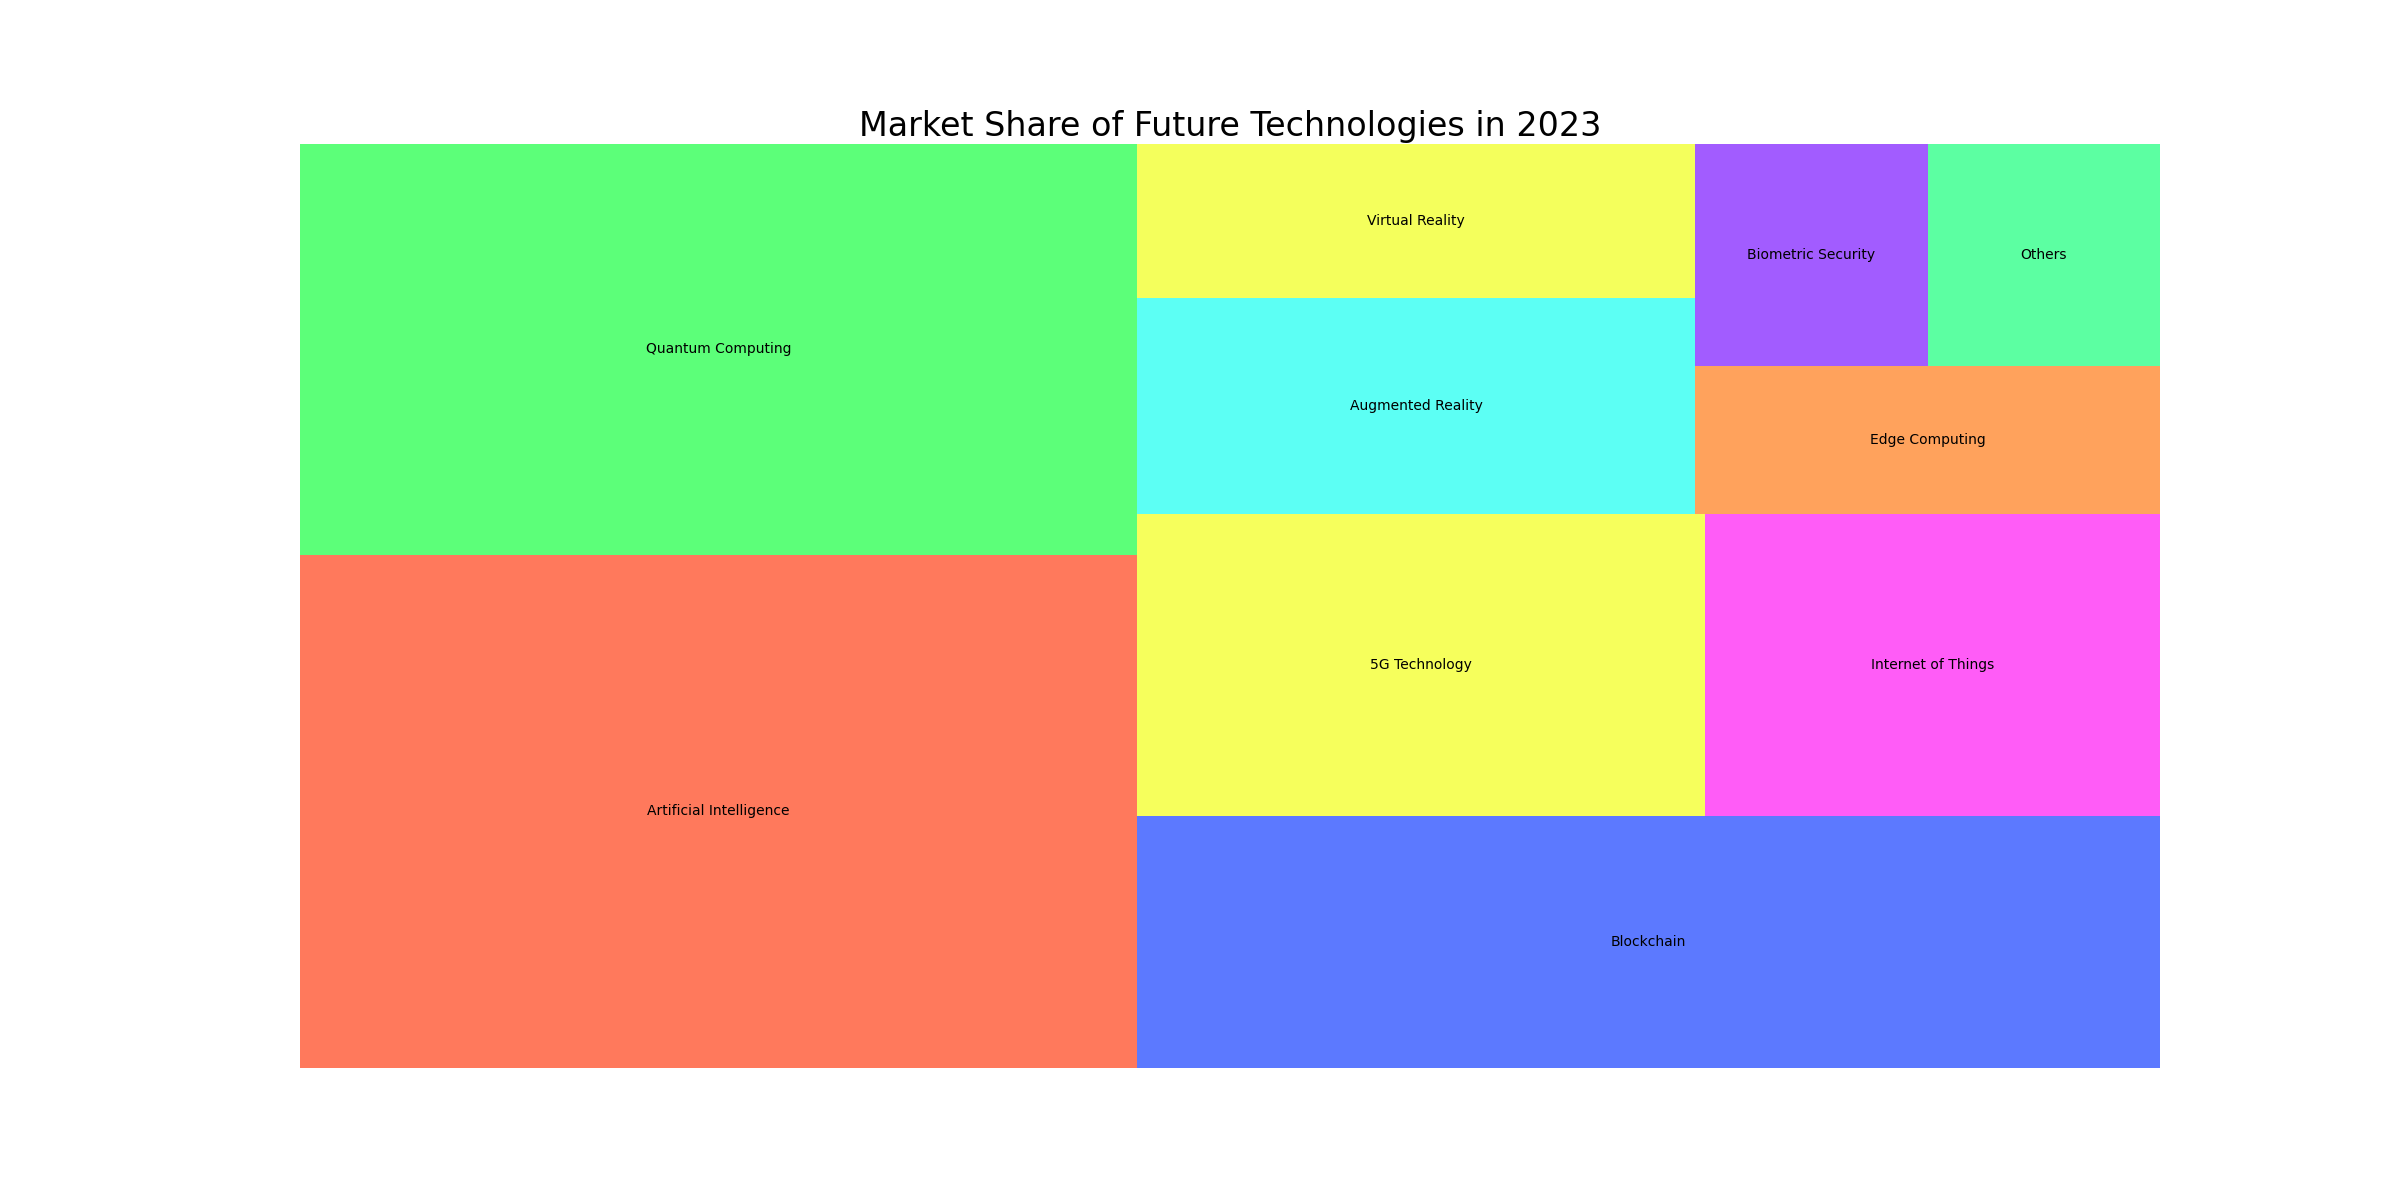

Write Python code to recreate this figure.

import matplotlib.pyplot as plt
import pandas as pd
import squarify

# Define the dataframe with the new topic and data points
data = {
    'Innovation': ['Artificial Intelligence', 'Quantum Computing', 'Blockchain', '5G Technology', 'Internet of Things', 'Augmented Reality', 'Virtual Reality', 'Edge Computing', 'Biometric Security', 'Others'],
    'Market Share': [25, 20, 15, 10, 8, 7, 5, 4, 3, 3]
}

df = pd.DataFrame(data)

# Define a new color list for better visual appeal
colors = ['#FF5733', '#33FF57', '#3357FF', '#F4FF33', '#FF33F6', '#33FFF2', '#F2FF33', '#FF8B33', '#8B33FF', '#33FF8B']

# Plot the treemap with modified dimensions
plt.figure(figsize=(24, 12))
squarify.plot(sizes=df['Market Share'], label=df['Innovation'], color=colors, alpha=0.8)

# Add title to the plot
plt.title('Market Share of Future Technologies in 2023', fontsize=24)

# Remove axes for a cleaner look
plt.axis('off')

plt.show()
